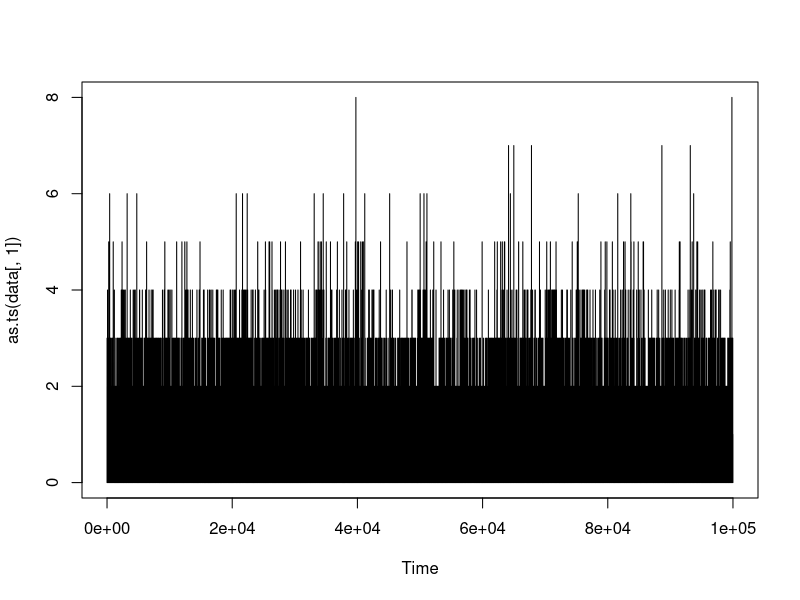
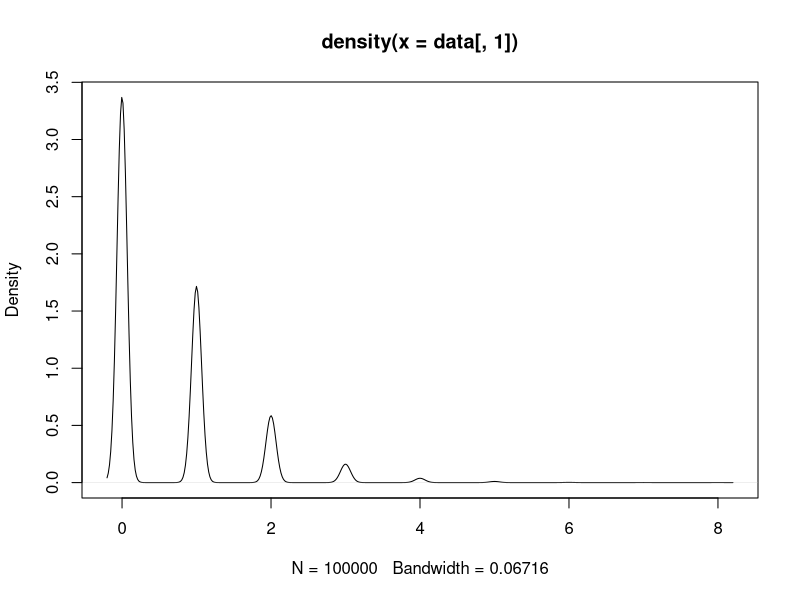
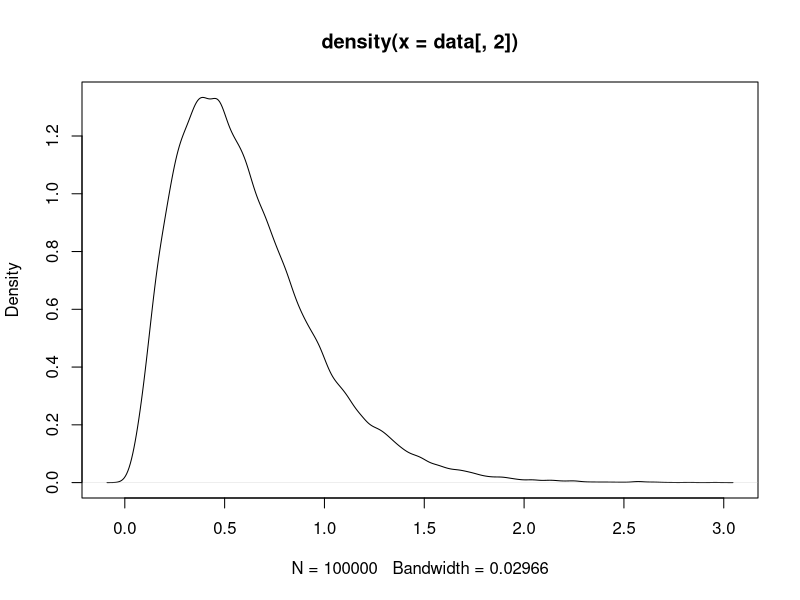
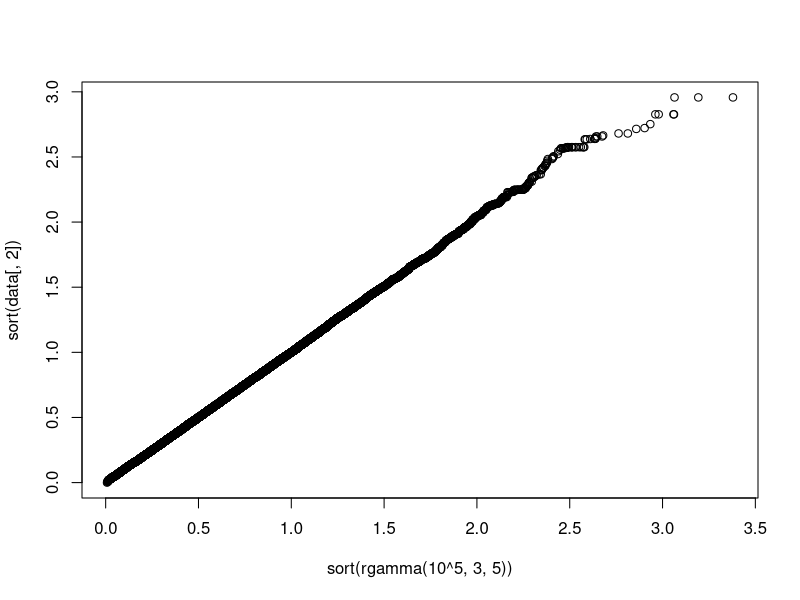

The R script that drew these images, in order:
gibbs = function(B = 10^5)
{
  data = matrix(NA, nrow = B, ncol = 2)
  colnames(data) = c("X", "lambda")
  data[1,] = c(0, 0) # Valor inicial é arbitrário
  for(ii in 2:B)
  {
    if(runif(1) < 0.5) 
      data[ii,] = c(data[ii-1,1],
                    rgamma(1, 3 + data[ii-1, 1], 6))
    else 
      data[ii,] = c(rpois(1, data[ii-1, 2]),
                    data[ii-1,2])
  }
  data
}


#Adequando a questão 8.91, a = 3, b = 5



data = gibbs()
plot(as.ts(data[,1]))
plot(density(data[,1]))
plot(density(data[,2]))
plot(sort(rgamma(10^5,3,5)),sort(data[,2])) #lambda ~ gamma(a,b)

mean(data[,1])  #E[X] = a/b = 0.6
mean(data[,2]) #E[Lambda] = a/b = 0.6
var(data[,1]) # Var[X] = a*(b+1)/b² = 0.72
var(data[,2]) #Var[Lambda] = a/b² = 0.12

